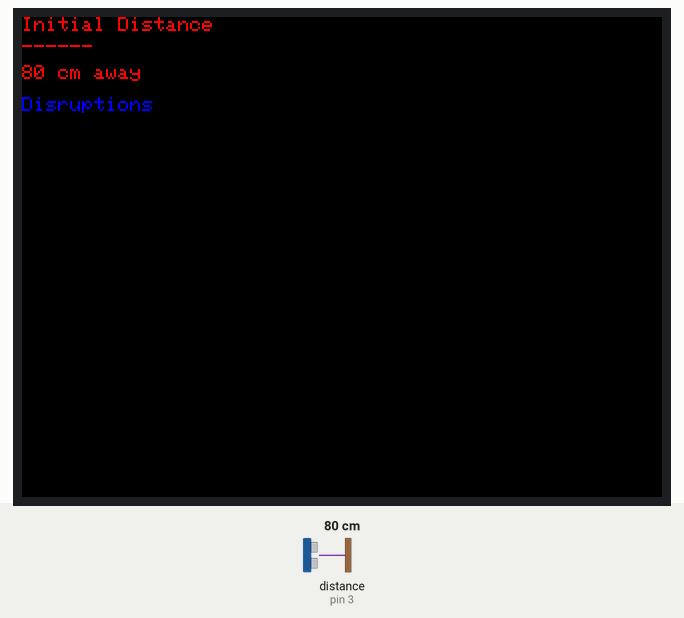
Simulated run of this sketch. Board: Arduino Uno, built with avr-gcc and run on an emulated ATmega328P. Shown: 320×240 colour display. Wiring (inferred from the names in the program): ultrasonic range finder: trigger pin 3; echo pin 3. The test bench sets the inputs (shaded band); at power-on: distance to the obstacle (sensor on pin 3) 80 cm. The echo pulse lasts 58.3 µs per cm.

Above: at 1.4 s.
1.5 s: distance to the obstacle (sensor on pin 3) set to 2 cm
At 1.9 s:
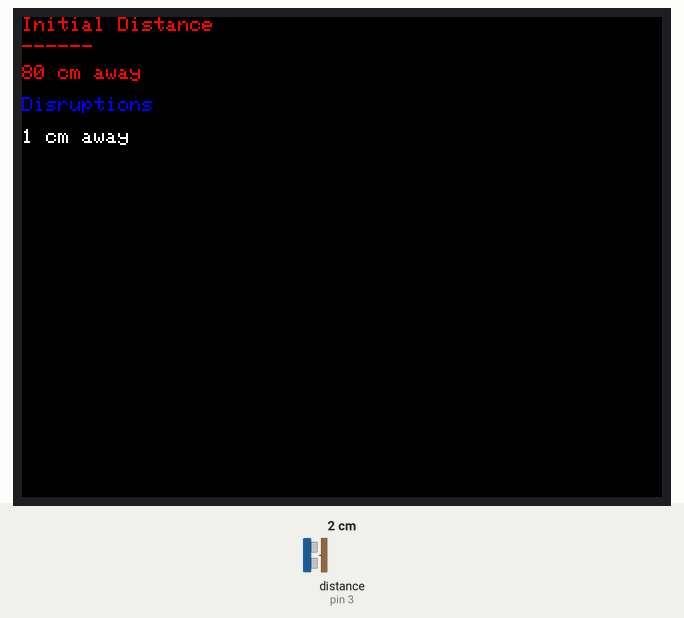
4.5 s: distance to the obstacle (sensor on pin 3) set to 94 cm
At 4.9 s:
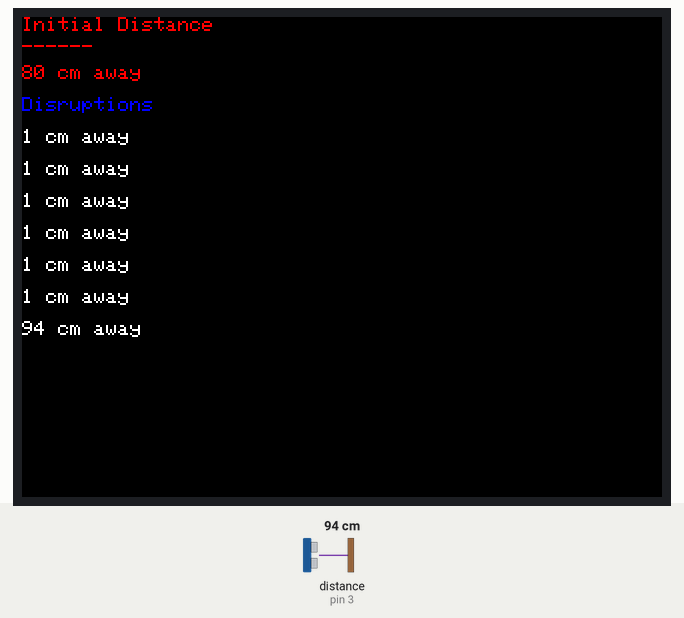
6.5 s: distance to the obstacle (sensor on pin 3) set to 103 cm
At 7.7 s:
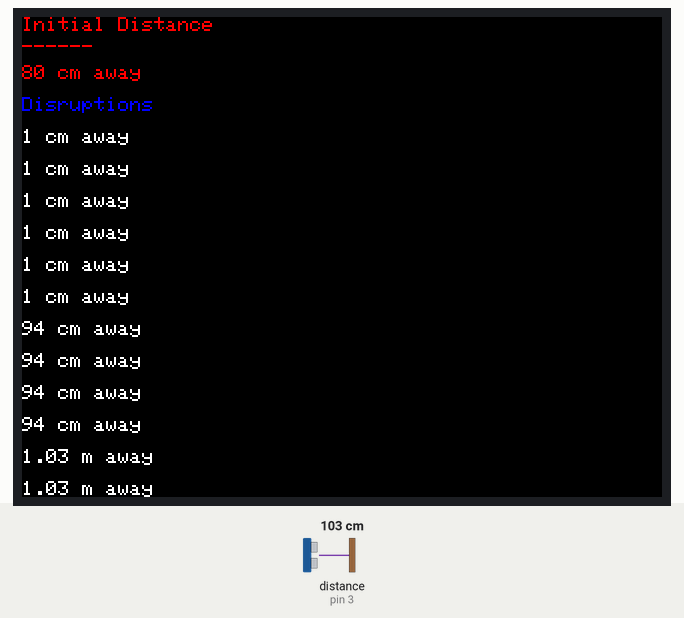
8.5 s: distance to the obstacle (sensor on pin 3) set to 4 cm
At 11.0 s:
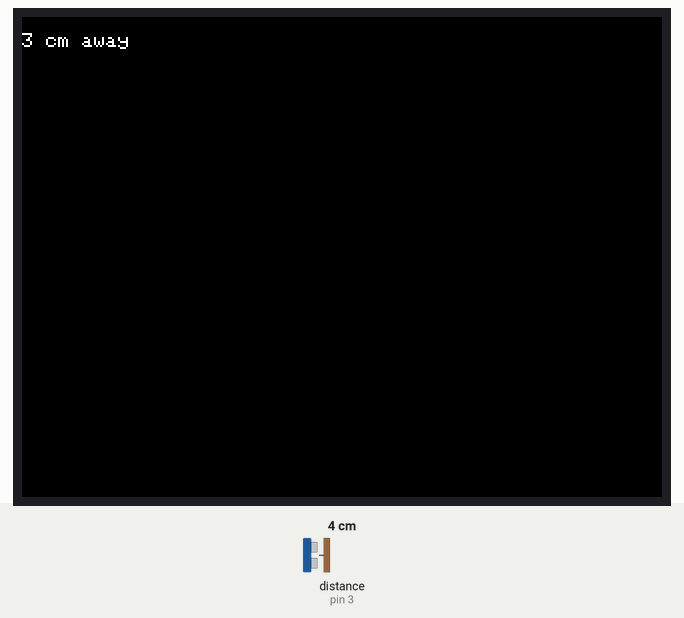
11.5 s: distance to the obstacle (sensor on pin 3) set to 120 cm
At 19.2 s:
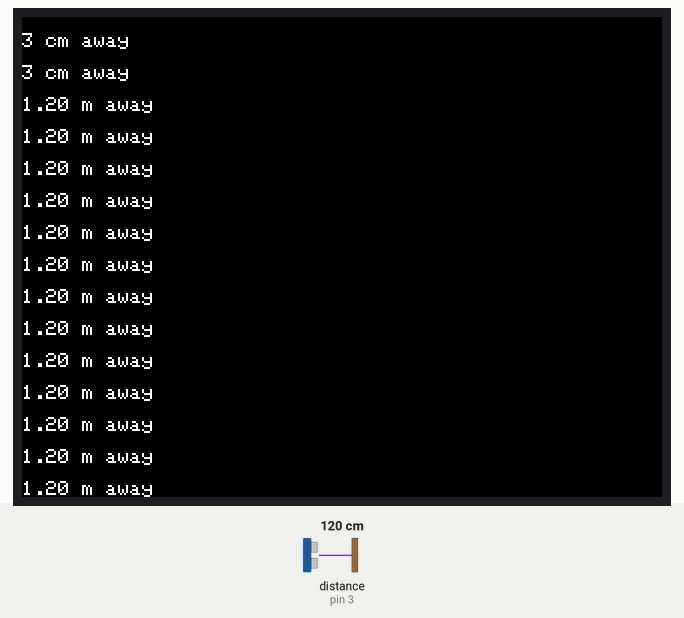
Timing chart, 0 to 20.7 s (numbered marks = the images above; inputs shaded):
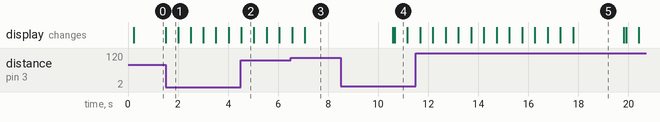

The sketch:

Motion_Sensor_incm.ino
```cpp
#include "SPI.h"
#include "Adafruit_ILI9341.h"
#include "Adafruit_GFX.h"
const int pingPin = 3;
long cm1;

// For the Adafruit shield, these are the default.
#define TFT_DC 9
#define TFT_CS 10

Adafruit_ILI9341 tft = Adafruit_ILI9341(TFT_CS, TFT_DC);

void setup() {
  Serial.begin(9600);
  tft.begin();
  tft.setTextWrap(true);

    long duration1;
    pinMode(pingPin, OUTPUT);
    digitalWrite(pingPin, LOW);
    delayMicroseconds(2);
    digitalWrite(pingPin, HIGH);
    delayMicroseconds(5);
    digitalWrite(pingPin, LOW);

    pinMode(pingPin, INPUT);
    duration1 = pulseIn(pingPin, HIGH);
    // convert the time into a distance
   cm1 = microsecondsToCentimeters(duration1);
   iText(cm1);


}

long line = 0;  //counter for lines printed
void loop(void) {
    long duration, inches, cm;
    if (line > 17) {
        tft.fillScreen(ILI9341_BLACK);
        tft.setCursor(0,0);
        line = 0;
    }

    pinMode(pingPin, OUTPUT);
    digitalWrite(pingPin, LOW);
    delayMicroseconds(2);
    digitalWrite(pingPin, HIGH);
    delayMicroseconds(5);
    digitalWrite(pingPin, LOW);

    pinMode(pingPin, INPUT);
    duration = pulseIn(pingPin, HIGH);

    // convert the time into a distance
    inches = microsecondsToInches(duration);
    cm = microsecondsToCentimeters(duration);


    if (cm+1 == cm1 || cm-1 == cm1 || cm1 == cm) {
      delay(1);
    } else {
          testText(cm);
    }

  }
unsigned long testText(long cm1) {


  tft.setRotation(1);
  tft.setTextColor(ILI9341_WHITE);  tft.setTextSize(1);
  if (cm1 >= 100){

    tft.println();
    tft.print(cm1*0.01);
    tft.print(" m away");
    tft.println();
    delay(500);
  } else {
  tft.println();
  tft.print(cm1);
  tft.print(" cm away");
  tft.println();
  delay(500);


  }
    line++;
}

unsigned long iText(long cm1) {

  tft.setRotation(1);
  tft.fillScreen(ILI9341_BLACK);
  tft.setCursor(0,0);
  tft.setTextColor(ILI9341_RED);  tft.setTextSize(1);
  tft.print("Initial Distance");
  if (cm1 >= 100){
    tft.println();
    tft.println("______");
    tft.println();
    tft.print(cm1*0.01);
    tft.print(" m away");
    tft.println();
    delay(500);
  } else {
     tft.println();
  tft.println("______");
  tft.println();
  tft.print(cm1);
  tft.print(" cm away");
  tft.println();
  }
  tft.setTextColor(ILI9341_BLUE);  tft.setTextSize(1);
  tft.println();

  tft.print("Disruptions");
  tft.println();
  delay(0);

}
long microsecondsToInches(long microseconds) {
  return microseconds / 74 / 2;
}

long microsecondsToCentimeters(long microseconds) {
  return microseconds / 29 / 2;
}
```

Measured:
- the behaviour switches between 99 and 100 cm on distance to the obstacle (sensor on pin 3) (found by bisection; images 2 and 3)
- after the input at 1.5 s, the display: changes at once (image 1)
- after the input at 6.5 s, the display: first changes after 0.06 s (image 3 shows a later state)
- after the input at 8.5 s, the display: first differs from a run without the input after 2.2 s (image 4)
- after the input at 11.5 s, the display: first changes after 0.18 s (image 5 shows a later state)
- what the display in image 1 shows lasts 0.5 s, from 1.5 s to 2.0 s
